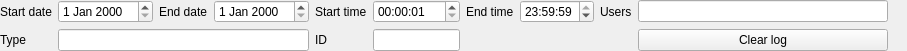
<?xml version="1.0" encoding="UTF-8"?>
<ui version="4.0">
 <class>FTrackChanges</class>
 <widget class="QWidget" name="FTrackChanges">
  <property name="geometry">
   <rect>
    <x>0</x>
    <y>0</y>
    <width>907</width>
    <height>51</height>
   </rect>
  </property>
  <property name="windowTitle">
   <string>Form</string>
  </property>
  <layout class="QVBoxLayout" name="verticalLayout">
   <property name="leftMargin">
    <number>0</number>
   </property>
   <property name="topMargin">
    <number>0</number>
   </property>
   <property name="rightMargin">
    <number>0</number>
   </property>
   <property name="bottomMargin">
    <number>0</number>
   </property>
   <item>
    <layout class="QGridLayout" name="gridLayout">
     <item row="0" column="9">
      <widget class="EQLineEdit" name="leUser">
       <property name="minimumSize">
        <size>
         <width>250</width>
         <height>0</height>
        </size>
       </property>
       <property name="ShowButton" stdset="0">
        <bool>true</bool>
       </property>
       <property name="EnableHiddenText" stdset="0">
        <bool>true</bool>
       </property>
       <property name="HiddenTextValidator" stdset="0">
        <string>[0-9,]*</string>
       </property>
      </widget>
     </item>
     <item row="0" column="10">
      <spacer name="horizontalSpacer">
       <property name="orientation">
        <enum>Qt::Horizontal</enum>
       </property>
       <property name="sizeHint" stdset="0">
        <size>
         <width>40</width>
         <height>20</height>
        </size>
       </property>
      </spacer>
     </item>
     <item row="0" column="3">
      <widget class="EQDateEdit" name="deEnd"/>
     </item>
     <item row="0" column="4">
      <widget class="QLabel" name="label_3">
       <property name="text">
        <string>Start time</string>
       </property>
      </widget>
     </item>
     <item row="0" column="6">
      <widget class="QLabel" name="label_4">
       <property name="text">
        <string>End time</string>
       </property>
      </widget>
     </item>
     <item row="0" column="5">
      <widget class="EQTimeEdit" name="teStart">
       <property name="dateTime">
        <datetime>
         <hour>0</hour>
         <minute>0</minute>
         <second>1</second>
         <year>2000</year>
         <month>1</month>
         <day>1</day>
        </datetime>
       </property>
      </widget>
     </item>
     <item row="0" column="7">
      <widget class="EQTimeEdit" name="teEnd">
       <property name="dateTime">
        <datetime>
         <hour>23</hour>
         <minute>59</minute>
         <second>59</second>
         <year>2000</year>
         <month>1</month>
         <day>1</day>
        </datetime>
       </property>
      </widget>
     </item>
     <item row="0" column="8">
      <widget class="QLabel" name="label_5">
       <property name="text">
        <string>Users</string>
       </property>
      </widget>
     </item>
     <item row="0" column="0">
      <widget class="QLabel" name="label">
       <property name="text">
        <string>Start date</string>
       </property>
      </widget>
     </item>
     <item row="0" column="2">
      <widget class="QLabel" name="label_2">
       <property name="text">
        <string>End date</string>
       </property>
      </widget>
     </item>
     <item row="0" column="1">
      <widget class="EQDateEdit" name="deStart"/>
     </item>
     <item row="1" column="0">
      <widget class="QLabel" name="label_6">
       <property name="text">
        <string>Type</string>
       </property>
      </widget>
     </item>
     <item row="1" column="1" colspan="3">
      <widget class="EQLineEdit" name="leType">
       <property name="inputMask">
        <string/>
       </property>
       <property name="placeholderText">
        <string/>
       </property>
       <property name="ShowButton" stdset="0">
        <bool>true</bool>
       </property>
       <property name="EnableHiddenText" stdset="0">
        <bool>true</bool>
       </property>
       <property name="HiddenTextValidator" stdset="0">
        <string>[0-9,]*</string>
       </property>
      </widget>
     </item>
     <item row="1" column="4">
      <widget class="QLabel" name="label_7">
       <property name="text">
        <string>ID</string>
       </property>
      </widget>
     </item>
     <item row="1" column="5">
      <widget class="EQLineEdit" name="leID"/>
     </item>
     <item row="1" column="9">
      <widget class="QPushButton" name="btnClearLog">
       <property name="text">
        <string>Clear log</string>
       </property>
      </widget>
     </item>
    </layout>
   </item>
  </layout>
 </widget>
 <customwidgets>
  <customwidget>
   <class>EQLineEdit</class>
   <extends>QLineEdit</extends>
   <header location="global">eqlineedit.h</header>
   <slots>
    <signal>customButtonClicked(bool)</signal>
   </slots>
  </customwidget>
  <customwidget>
   <class>EQDateEdit</class>
   <extends>QDateEdit</extends>
   <header location="global">eqdateedit.h</header>
  </customwidget>
  <customwidget>
   <class>EQTimeEdit</class>
   <extends>QTimeEdit</extends>
   <header location="global">eqtimeedit.h</header>
  </customwidget>
 </customwidgets>
 <resources/>
 <connections/>
</ui>
